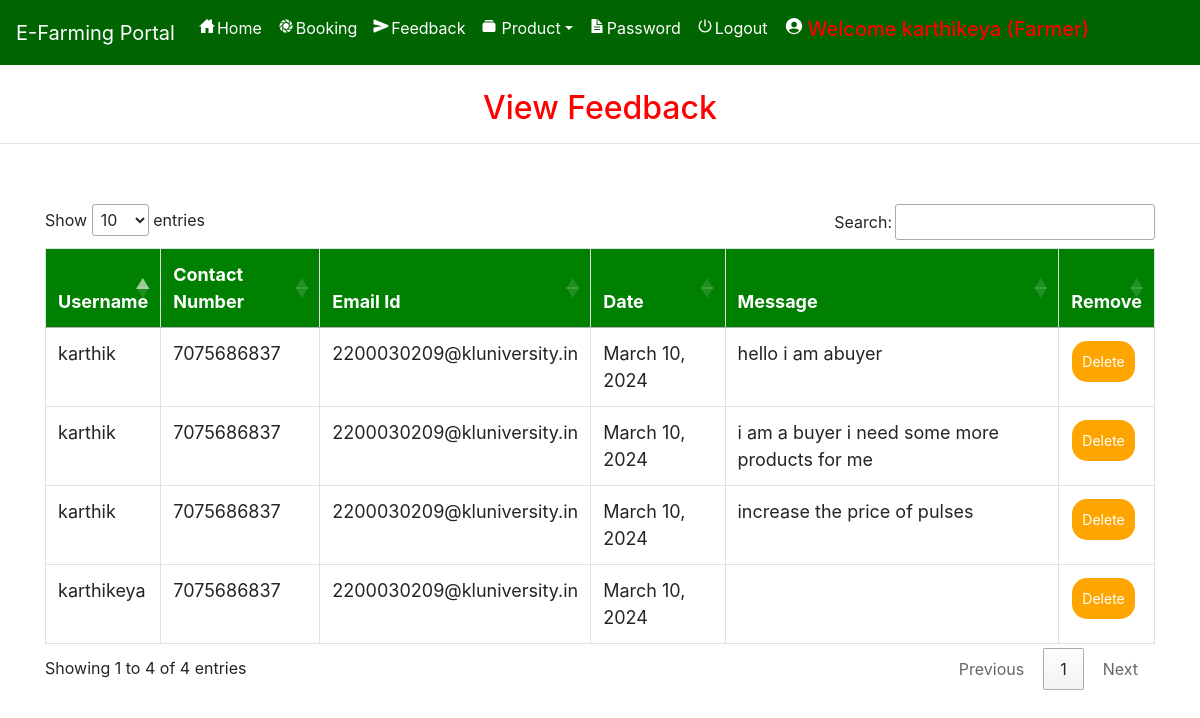
The app's page /view_feedback (signed in) with its own data.
### farmerapp/models.py (models this page shows, shortened)
class Send_Feedback(models.Model):
    profile = models.ForeignKey(Profile, on_delete=models.CASCADE, null=True)
    message1 = models.TextField(null=True)
    date = models.CharField(max_length=30, null=True)

class Profile(models.Model):
    user = models.ForeignKey(User, on_delete=models.CASCADE, null=True)
    dob = models.DateField(null=True)
    city = models.CharField(max_length=30, null=True)
    address = models.CharField(max_length=50, null=True)
    contact = models.CharField(max_length=10, null=True)
    user_type = models.CharField(max_length=10, null=True)
    status =  models.CharField(max_length=30, null=True, default="Pending")
    image = models.FileField(null=True)

### farmerapp/views.py (the view)
# urls.py: path('view_feedback', View_feedback, name='view_feedback'),
def View_feedback(request):
    if not request.user.is_authenticated:
        return redirect('login_admin')
    feed = Send_Feedback.objects.all()
    d = {'feed': feed}
    return render(request, 'view_feedback.html', d)

### farmerapp/templates/view_feedback.html (shortened to what this page needs)
{% extends 'navigation.html' %}
{% block body %}
<center><h2 style="color:red;margin-top:2%">View Feedback</h2></center><hr>
<div class="container" style="margin-top:5%">
<table class="table table-bordered" id="myTable" >
  <thead>
  <tr>
    <th>Username</th>
    <th>Contact Number</th>
      <th> Email Id</th>
    <th>Date</th>
      <th>Message</th>
    <th>Remove</th>
  </tr>
  </thead>
   <tbody>
    {% for i in feed %}
  <tr>
    <td>{{i.profile.user.username}}</td>
    <td>{{i.profile.contact}}</td>
      <td>{{i.profile.user.email}}</td>
      <td>{{i.date}}</td>
      <td>{{i.message1}}</td>
      <td><a href="{% url 'delete_feedback' i.id %}" onclick="return confirm('Are you sure?')"><button class="button button1">Delete</button></a></td>
  </tr>
    {% endfor %}
    </tbody>
</table>
</div>
{% endblock %}

### farmerapp/templates/navigation.html (style rules this page uses)
* { box-sizing: border-box; }
#myTable { border-collapse: collapse; width: 100%; border: 1px solid #ddd; font-size: 18px; }
#myTable th { text-align: left; padding: 12px; background-color: green; color: white; }
#myTable td { text-align: left; padding: 12px; background-color: white; }
#myTable tr { border-bottom: 1px solid #ddd; }
.button { background-color: orange; border: none; color: white; padding: 10px; text-align: centre; text-decoration: none; display: inline-block; font-size: 14px; margin: 1px 1px; cursor: pointer; }
.button1 { border-radius: 15px; }

### records on screen
Send_Feedback: profile.user.username "karthikeya", profile.contact "7075686837", profile.user.email "2200030209@kluniversity.in", date "March 10, 2024"
Send_Feedback: profile.user.username "karthik", profile.contact "7075686837", profile.user.email "2200030209@kluniversity.in", date "March 10, 2024", message1 "hello i am abuyer"
Send_Feedback: profile.user.username "karthik", profile.contact "7075686837", profile.user.email "2200030209@kluniversity.in", date "March 10, 2024", message1 "i am a buyer i need some more products for me"
Send_Feedback: profile.user.username "karthik", profile.contact "7075686837", profile.user.email "2200030209@kluniversity.in", date "March 10, 2024", message1 "increase the price of pulses"
